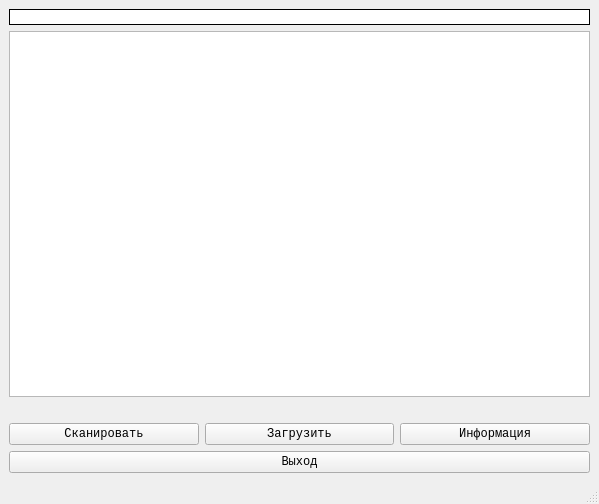
<?xml version="1.0" encoding="UTF-8"?>
<ui version="4.0">
 <class>MainWindow</class>
 <widget class="QMainWindow" name="MainWindow">
  <property name="geometry">
   <rect>
    <x>0</x>
    <y>0</y>
    <width>599</width>
    <height>504</height>
   </rect>
  </property>
  <property name="windowTitle">
   <string>catalogue::main()</string>
  </property>
  <property name="styleSheet">
   <string notr="true"/>
  </property>
  <widget class="QWidget" name="centralwidget">
   <property name="styleSheet">
    <string notr="true">n</string>
   </property>
   <layout class="QGridLayout" name="gridLayout">
    <item row="0" column="0">
     <widget class="QLabel" name="label">
      <property name="styleSheet">
       <string notr="true">border: 1px solid black;
background: white;
</string>
      </property>
      <property name="text">
       <string/>
      </property>
     </widget>
    </item>
    <item row="1" column="0">
     <widget class="QListWidget" name="listWidget">
      <property name="font">
       <font>
        <family>Monospace</family>
       </font>
      </property>
      <property name="styleSheet">
       <string notr="true"/>
      </property>
     </widget>
    </item>
    <item row="2" column="0">
     <spacer name="horizontalSpacer">
      <property name="orientation">
       <enum>Qt::Horizontal</enum>
      </property>
      <property name="sizeHint" stdset="0">
       <size>
        <width>40</width>
        <height>20</height>
       </size>
      </property>
     </spacer>
    </item>
    <item row="3" column="0">
     <layout class="QVBoxLayout" name="verticalLayout">
      <item>
       <layout class="QHBoxLayout" name="horizontalLayout">
        <item>
         <widget class="QPushButton" name="pushButton">
          <property name="font">
           <font>
            <family>Monospace</family>
           </font>
          </property>
          <property name="autoFillBackground">
           <bool>false</bool>
          </property>
          <property name="text">
           <string>Сканировать</string>
          </property>
          <property name="flat">
           <bool>false</bool>
          </property>
         </widget>
        </item>
        <item>
         <widget class="QPushButton" name="pushButton_4">
          <property name="font">
           <font>
            <family>Monospace</family>
           </font>
          </property>
          <property name="text">
           <string>Загрузить</string>
          </property>
         </widget>
        </item>
        <item>
         <widget class="QPushButton" name="pushButton_3">
          <property name="font">
           <font>
            <family>Monospace</family>
           </font>
          </property>
          <property name="text">
           <string>Информация</string>
          </property>
         </widget>
        </item>
       </layout>
      </item>
      <item>
       <widget class="QPushButton" name="pushButton_2">
        <property name="font">
         <font>
          <family>Monospace</family>
         </font>
        </property>
        <property name="text">
         <string>Выход</string>
        </property>
       </widget>
      </item>
     </layout>
    </item>
   </layout>
   <zorder>horizontalSpacer</zorder>
   <zorder>label</zorder>
   <zorder>listWidget</zorder>
  </widget>
  <widget class="QStatusBar" name="statusbar"/>
 </widget>
 <resources/>
 <connections>
  <connection>
   <sender>pushButton_2</sender>
   <signal>clicked()</signal>
   <receiver>MainWindow</receiver>
   <slot>close()</slot>
   <hints>
    <hint type="sourcelabel">
     <x>540</x>
     <y>423</y>
    </hint>
    <hint type="destinationlabel">
     <x>299</x>
     <y>230</y>
    </hint>
   </hints>
  </connection>
 </connections>
</ui>
